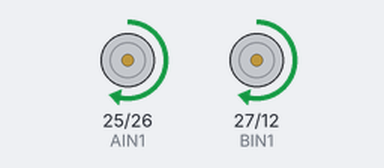
Bench run of a sketch on a simulated ESP32. Parts: motor-driver pin pairs drawn as motors (green arrow = first pin HIGH = forward, orange = second pin HIGH = backward, longer = more drive, scaled by the enable pin).

Above: at 1.0 s.
At 3.5 s:
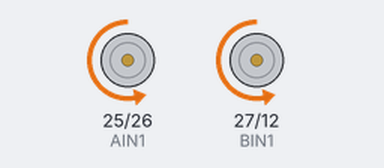
At 6.0 s:
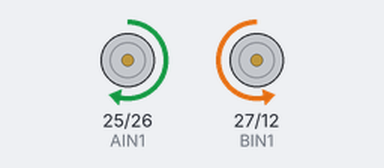
At 8.5 s:
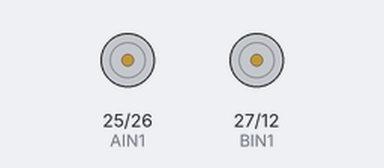
Timing chart, 0 to 13.0 s (numbered marks = the images above):
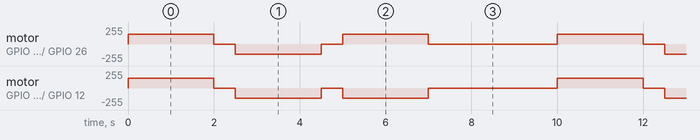

The sketch:

motor_test.ino
```cpp
// --- MOTOR DRIVER PINS ---
// Motor A (Left)
const int PWMA = 13;
const int AIN1 = 25;
const int AIN2 = 26;

// Motor B (Right)
const int PWMB = 14;
const int BIN1 = 27;
const int BIN2 = 12;

// Set a safe speed (0 to 255)
const int motorSpeed = 150;

void setup() {
  // Set all motor control pins as outputs
  pinMode(PWMA, OUTPUT);
  pinMode(AIN1, OUTPUT);
  pinMode(AIN2, OUTPUT);

  pinMode(PWMB, OUTPUT);
  pinMode(BIN1, OUTPUT);
  pinMode(BIN2, OUTPUT);

  // Ensure motors are stopped when the ESP32 turns on
  stopMotors();
}

void loop() {
  // 1. FORWARD for 2 seconds
  moveForward(motorSpeed);
  delay(2000);
  stopMotors();
  delay(500); // 0.5s pause to protect hardware from voltage spikes

  // 2. REVERSE for 2 seconds
  moveReverse(motorSpeed);
  delay(2000);
  stopMotors();
  delay(500);

  // 3. DIFFERENTIAL (Spin in place) for 2 seconds
  spinDifferential(motorSpeed);
  delay(2000);
  stopMotors();

  // Wait 3 seconds before repeating the whole cycle
  delay(3000);
}

// ==========================================
// --- HELPER FUNCTIONS FOR MOTOR CONTROL ---
// ==========================================

void moveForward(int speed) {
  // Both motors forward
  digitalWrite(AIN1, HIGH);
  digitalWrite(AIN2, LOW);
  analogWrite(PWMA, speed);

  digitalWrite(BIN1, HIGH);
  digitalWrite(BIN2, LOW);
  analogWrite(PWMB, speed);
}

void moveReverse(int speed) {
  // Both motors reverse
  digitalWrite(AIN1, LOW);
  digitalWrite(AIN2, HIGH);
  analogWrite(PWMA, speed);

  digitalWrite(BIN1, LOW);
  digitalWrite(BIN2, HIGH);
  analogWrite(PWMB, speed);
}

void spinDifferential(int speed) {
  // Left motor goes forward
  digitalWrite(AIN1, HIGH);
  digitalWrite(AIN2, LOW);
  analogWrite(PWMA, speed);

  // Right motor goes backward
  digitalWrite(BIN1, LOW);
  digitalWrite(BIN2, HIGH);
  analogWrite(PWMB, speed);
}

void stopMotors() {
  // Cut power to both motors
  digitalWrite(AIN1, LOW);
  digitalWrite(AIN2, LOW);
  analogWrite(PWMA, 0);

  digitalWrite(BIN1, LOW);
  digitalWrite(BIN2, LOW);
  analogWrite(PWMB, 0);
}
```

Measured:
- by itself, motor on GPIO 27 (BIN1) / GPIO 12 (BIN2): repeats every 10.0 s: 2 × (stopped 0.50 s, backward 150/255 2.0 s), stopped 3.0 s, forward 150/255 2.0 s
- by itself, motor on GPIO 25 (AIN1) / GPIO 26 (AIN2): repeats every 10.0 s: stopped 0.50 s, backward 150/255 2.0 s, stopped 0.50 s, forward 150/255 2.0 s, stopped 3.0 s, forward 150/255 2.0 s
